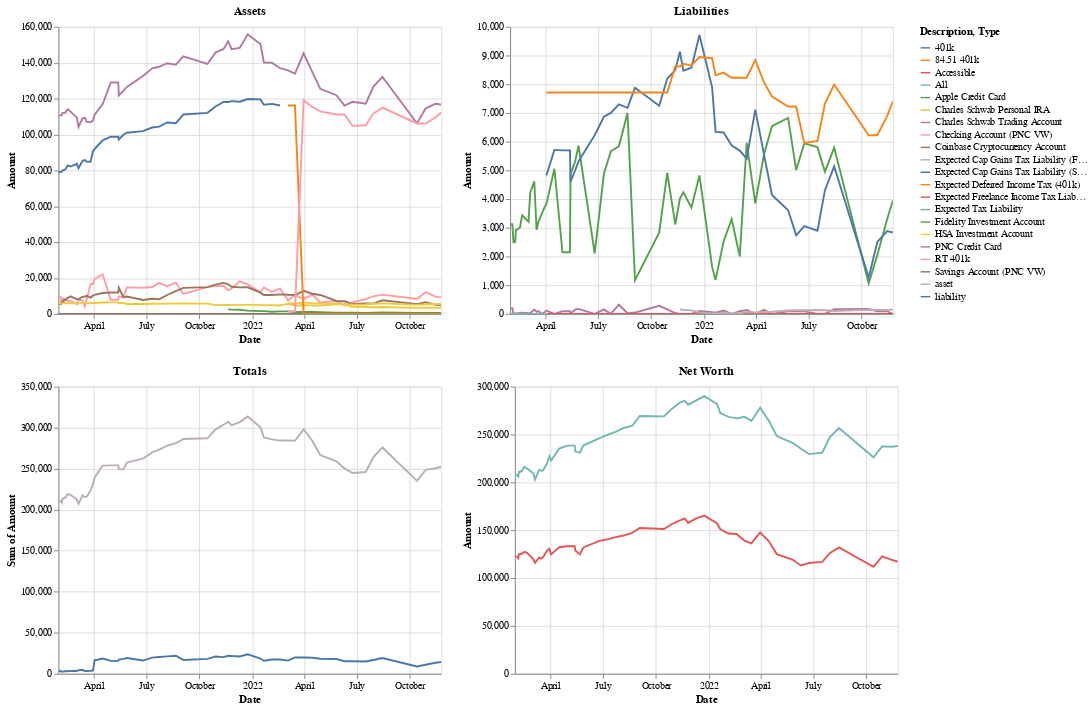

The notebook cell this image was saved under:
### Code cell
make_charts()

### Figure 1 — Vega-Lite specification as saved in the notebook (floating-point values rounded to 4 significant figures; data arrays with more than 128 entries replaced by an {"elided": "..."} marker saying what was removed)
{"config": {"view": {"continuousWidth": 400, "continuousHeight": 300}}, "vconcat": [{"hconcat": [{"data": {"name": "data-cbfdd1b6a57fd66f256d31eef2dff497"}, "mark": "line", "encoding": {"color": {"field": "Description", "type": "nominal"}, "tooltip": [{"field": "Description", "type": "nominal"}, {"field": "Amount", "type": "quantitative"}], "x": {"field": "Date", "type": "temporal"}, "y": {"field": "Amount", "type": "quantitative"}}, "selection": {"selector004": {"type": "interval", "bind": "scales", "encodings": ["x", "y"]}}, "title": "Assets"}, {"data": {"name": "data-301e21583d4b16f34cf0bf5ab87e9a09"}, "mark": "line", "encoding": {"color": {"field": "Description", "type": "nominal"}, "tooltip": [{"field": "Description", "type": "nominal"}, {"field": "Amount", "type": "quantitative"}], "x": {"field": "Date", "type": "temporal"}, "y": {"field": "Amount", "type": "quantitative"}}, "selection": {"selector005": {"type": "interval", "bind": "scales", "encodings": ["x", "y"]}}, "title": "Liabilities"}]}, {"hconcat": [{"data": {"name": "data-264f2033c1bee7a2425c3ef024e71af6"}, "mark": "line", "encoding": {"color": {"field": "Type", "type": "nominal"}, "x": {"field": "Date", "type": "temporal"}, "y": {"aggregate": "sum", "field": "Amount", "type": "quantitative"}}, "selection": {"selector006": {"type": "interval", "bind": "scales", "encodings": ["x", "y"]}}, "title": "Totals"}, {"data": {"name": "data-727aec063453b518c120fba619a050a8"}, "mark": "line", "encoding": {"color": {"field": "Type", "type": "nominal"}, "x": {"field": "Date", "type": "temporal"}, "y": {"field": "Amount", "type": "quantitative"}}, "title": "Net Worth"}]}], "$schema": "https://vega.github.io/schema/vega-lite/v4.17.0.json", "datasets": {"data-cbfdd1b6a57fd66f256d31eef2dff497": {"elided": "407 records"}, "data-301e21583d4b16f34cf0bf5ab87e9a09": {"elided": "278 records"}, "data-264f2033c1bee7a2425c3ef024e71af6": {"elided": "685 records"}, "data-727aec063453b518c120fba619a050a8": [{"Date": "2021-01-29T00:00:00", "Amount_asset": 210600.0, "Amount_liability": 3318.0, "Amount": 207300.0, "Type": "All", "Amount_net": null, "Amount_inaccessible": null}, {"Date": "2021-01-31T00:00:00", "Amount_asset": 210600.0, "Amount_liability": 3318.0, "Amount": 207300.0, "Type": "All", "Amount_net": null, "Amount_inaccessible": null}, {"Date": "2021-02-02T00:00:00", "Amount_asset": 210600.0, "Amount_liability": 3318.0, "Amount": 207300.0, "Type": "All", "Amount_net": null, "Amount_inaccessible": null}, {"Date": "2021-02-04T00:00:00", "Amount_asset": 208400.0, "Amount_liability": 2464.0, "Amount": 205900.0, "Type": "All", "Amount_net": null, "Amount_inaccessible": null}, {"Date": "2021-02-05T00:00:00", "Amount_asset": 213300.0, "Amount_liability": 2528.0, "Amount": 210800.0, "Type": "All", "Amount_net": null, "Amount_inaccessible": null}, {"Date": "2021-02-06T00:00:00", "Amount_asset": 213300.0, "Amount_liability": 2528.0, "Amount": 210800.0, "Type": "All", "Amount_net": null, "Amount_inaccessible": null}, {"Date": "2021-02-07T00:00:00", "Amount_asset": 213300.0, "Amount_liability": 2528.0, "Amount": 210800.0, "Type": "All", "Amount_net": null, "Amount_inaccessible": null}, {"Date": "2021-02-08T00:00:00", "Amount_asset": 214600.0, "Amount_liability": 2946.0, "Amount": 211600.0, "Type": "All", "Amount_net": null, "Amount_inaccessible": null}, {"Date": "2021-02-09T00:00:00", "Amount_asset": 214600.0, "Amount_liability": 2946.0, "Amount": 211600.0, "Type": "All", "Amount_net": null, "Amount_inaccessible": null}, {"Date": "2021-02-10T00:00:00", "Amount_asset": 214600.0, "Amount_liability": 2946.0, "Amount": 211600.0, "Type": "All", "Amount_net": null, "Amount_inaccessible": null}, {"Date": "2021-02-14T00:00:00", "Amount_asset": 219000.0, "Amount_liability": 3033.0, "Amount": 216000.0, "Type": "All", "Amount_net": null, "Amount_inaccessible": null}, {"Date": "2021-02-15T00:00:00", "Amount_asset": 219000.0, "Amount_liability": 3033.0, "Amount": 216000.0, "Type": "All", "Amount_net": null, "Amount_inaccessible": null}, {"Date": "2021-02-19T00:00:00", "Amount_asset": 217900.0, "Amount_liability": 3474.0, "Amount": 214500.0, "Type": "All", "Amount_net": null, "Amount_inaccessible": null}, {"Date": "2021-03-02T00:00:00", "Amount_asset": 212600.0, "Amount_liability": 3234.0, "Amount": 209400.0, "Type": "All", "Amount_net": null, "Amount_inaccessible": null}, {"Date": "2021-03-05T00:00:00", "Amount_asset": 207100.0, "Amount_liability": 4254.0, "Amount": 202800.0, "Type": "All", "Amount_net": null, "Amount_inaccessible": null}, {"Date": "2021-03-12T00:00:00", "Amount_asset": 217500.0, "Amount_liability": 4770.0, "Amount": 212800.0, "Type": "All", "Amount_net": null, "Amount_inaccessible": null}, {"Date": "2021-03-16T00:00:00", "Amount_asset": 215200.0, "Amount_liability": 3000.0, "Amount": 212200.0, "Type": "All", "Amount_net": null, "Amount_inaccessible": null}, {"Date": "2021-03-19T00:00:00", "Amount_asset": 215800.0, "Amount_liability": 3291.0, "Amount": 212500.0, "Type": "All", "Amount_net": null, "Amount_inaccessible": null}, {"Date": "2021-03-26T00:00:00", "Amount_asset": 223300.0, "Amount_liability": 3537.0, "Amount": 219800.0, "Type": "All", "Amount_net": null, "Amount_inaccessible": null}, {"Date": "2021-03-30T00:00:00", "Amount_asset": 231000.0, "Amount_liability": 3780.0, "Amount": 227300.0, "Type": "All", "Amount_net": null, "Amount_inaccessible": null}, {"Date": "2021-04-02T00:00:00", "Amount_asset": 239200.0, "Amount_liability": 16460.0, "Amount": 222700.0, "Type": "All", "Amount_net": null, "Amount_inaccessible": null}, {"Date": "2021-04-16T00:00:00", "Amount_asset": 253700.0, "Amount_liability": 18480.0, "Amount": 235200.0, "Type": "All", "Amount_net": null, "Amount_inaccessible": null}, {"Date": "2021-04-30T00:00:00", "Amount_asset": 254000.0, "Amount_liability": 15650.0, "Amount": 238300.0, "Type": "All", "Amount_net": null, "Amount_inaccessible": null}, {"Date": "2021-05-13T00:00:00", "Amount_asset": 254000.0, "Amount_liability": 15650.0, "Amount": 238300.0, "Type": "All", "Amount_net": null, "Amount_inaccessible": null}, {"Date": "2021-05-14T00:00:00", "Amount_asset": 249300.0, "Amount_liability": 17190.0, "Amount": 232100.0, "Type": "All", "Amount_net": null, "Amount_inaccessible": null}, {"Date": "2021-05-22T00:00:00", "Amount_asset": 249100.0, "Amount_liability": 18180.0, "Amount": 230900.0, "Type": "All", "Amount_net": null, "Amount_inaccessible": null}, {"Date": "2021-05-28T00:00:00", "Amount_asset": 257500.0, "Amount_liability": 19070.0, "Amount": 238400.0, "Type": "All", "Amount_net": null, "Amount_inaccessible": null}, {"Date": "2021-06-25T00:00:00", "Amount_asset": 262200.0, "Amount_liability": 16040.0, "Amount": 246200.0, "Type": "All", "Amount_net": null, "Amount_inaccessible": null}, {"Date": "2021-07-11T00:00:00", "Amount_asset": 269800.0, "Amount_liability": 19620.0, "Amount": 250200.0, "Type": "All", "Amount_net": null, "Amount_inaccessible": null}, {"Date": "2021-07-23T00:00:00", "Amount_asset": 273100.0, "Amount_liability": 20380.0, "Amount": 252800.0, "Type": "All", "Amount_net": null, "Amount_inaccessible": null}, {"Date": "2021-08-06T00:00:00", "Amount_asset": 278000.0, "Amount_liability": 21170.0, "Amount": 256800.0, "Type": "All", "Amount_net": null, "Amount_inaccessible": null}, {"Date": "2021-08-21T00:00:00", "Amount_asset": 281000.0, "Amount_liability": 21910.0, "Amount": 259100.0, "Type": "All", "Amount_net": null, "Amount_inaccessible": null}, {"Date": "2021-09-03T00:00:00", "Amount_asset": 286100.0, "Amount_liability": 16810.0, "Amount": 269300.0, "Type": "All", "Amount_net": null, "Amount_inaccessible": null}, {"Date": "2021-10-15T00:00:00", "Amount_asset": 287000.0, "Amount_liability": 18070.0, "Amount": 268900.0, "Type": "All", "Amount_net": null, "Amount_inaccessible": null}, {"Date": "2021-10-29T00:00:00", "Amount_asset": 297900.0, "Amount_liability": 20970.0, "Amount": 277000.0, "Type": "All", "Amount_net": null, "Amount_inaccessible": null}, {"Date": "2021-11-12T00:00:00", "Amount_asset": 303600.0, "Amount_liability": 20250.0, "Amount": 283300.0, "Type": "All", "Amount_net": null, "Amount_inaccessible": null}, {"Date": "2021-11-20T00:00:00", "Amount_asset": 307100.0, "Amount_liability": 21920.0, "Amount": 285200.0, "Type": "All", "Amount_net": null, "Amount_inaccessible": null}, {"Date": "2021-11-26T00:00:00", "Amount_asset": 302700.0, "Amount_liability": 21550.0, "Amount": 281100.0, "Type": "All", "Amount_net": null, "Amount_inaccessible": null}, {"Date": "2021-12-10T00:00:00", "Amount_asset": 306700.0, "Amount_liability": 21050.0, "Amount": 285600.0, "Type": "All", "Amount_net": null, "Amount_inaccessible": null}, {"Date": "2021-12-24T00:00:00", "Amount_asset": 313600.0, "Amount_liability": 23630.0, "Amount": 290000.0, "Type": "All", "Amount_net": null, "Amount_inaccessible": null}, {"Date": "2022-01-15T00:00:00", "Amount_asset": 300400.0, "Amount_liability": 18510.0, "Amount": 281900.0, "Type": "All", "Amount_net": null, "Amount_inaccessible": null}, {"Date": "2022-01-21T00:00:00", "Amount_asset": 288200.0, "Amount_liability": 15880.0, "Amount": 272300.0, "Type": "All", "Amount_net": null, "Amount_inaccessible": null}, {"Date": "2022-02-04T00:00:00", "Amount_asset": 285700.0, "Amount_liability": 17410.0, "Amount": 268300.0, "Type": "All", "Amount_net": null, "Amount_inaccessible": null}, {"Date": "2022-02-18T00:00:00", "Amount_asset": 284200.0, "Amount_liability": 17400.0, "Amount": 266800.0, "Type": "All", "Amount_net": null, "Amount_inaccessible": null}, {"Date": "2022-03-04T00:00:00", "Amount_asset": 284400.0, "Amount_liability": 16020.0, "Amount": 268400.0, "Type": "All", "Amount_net": null, "Amount_inaccessible": null}, {"Date": "2022-03-16T00:00:00", "Amount_asset": 284000.0, "Amount_liability": 19790.0, "Amount": 264200.0, "Type": "All", "Amount_net": null, "Amount_inaccessible": null}, {"Date": "2022-03-31T00:00:00", "Amount_asset": 297800.0, "Amount_liability": 19850.0, "Amount": 278000.0, "Type": "All", "Amount_net": null, "Amount_inaccessible": null}, {"Date": "2022-04-15T00:00:00", "Amount_asset": 284000.0, "Amount_liability": 19390.0, "Amount": 264600.0, "Type": "All", "Amount_net": null, "Amount_inaccessible": null}, {"Date": "2022-04-29T00:00:00", "Amount_asset": 266600.0, "Amount_liability": 18320.0, "Amount": 248300.0, "Type": "All", "Amount_net": null, "Amount_inaccessible": null}, {"Date": "2022-05-27T00:00:00", "Amount_asset": 258900.0, "Amount_liability": 17880.0, "Amount": 241000.0, "Type": "All", "Amount_net": null, "Amount_inaccessible": null}, {"Date": "2022-06-10T00:00:00", "Amount_asset": 250300.0, "Amount_liability": 15190.0, "Amount": 235100.0, "Type": "All", "Amount_net": null, "Amount_inaccessible": null}, {"Date": "2022-06-24T00:00:00", "Amount_asset": 244700.0, "Amount_liability": 15170.0, "Amount": 229500.0, "Type": "All", "Amount_net": null, "Amount_inaccessible": null}, {"Date": "2022-07-17T00:00:00", "Amount_asset": 245900.0, "Amount_liability": 14870.0, "Amount": 231000.0, "Type": "All", "Amount_net": null, "Amount_inaccessible": null}, {"Date": "2022-07-30T00:00:00", "Amount_asset": 263700.0, "Amount_liability": 16720.0, "Amount": 247000.0, "Type": "All", "Amount_net": null, "Amount_inaccessible": null}, {"Date": "2022-08-15T00:00:00", "Amount_asset": 275900.0, "Amount_liability": 19180.0, "Amount": 256700.0, "Type": "All", "Amount_net": null, "Amount_inaccessible": null}, {"Date": "2022-10-14T00:00:00", "Amount_asset": 235000.0, "Amount_liability": 8857.0, "Amount": 226200.0, "Type": "All", "Amount_net": null, "Amount_inaccessible": null}, {"Date": "2022-10-29T00:00:00", "Amount_asset": 248600.0, "Amount_liability": 11010.0, "Amount": 237600.0, "Type": "All", "Amount_net": null, "Amount_inaccessible": null}, {"Date": "2022-11-15T00:00:00", "Amount_asset": 250500.0, "Amount_liability": 13300.0, "Amount": 237200.0, "Type": "All", "Amount_net": null, "Amount_inaccessible": null}, {"Date": "2022-11-25T00:00:00", "Amount_asset": 252300.0, "Amount_liability": 14340.0, "Amount": 238000.0, "Type": "All", "Amount_net": null, "Amount_inaccessible": null}, {"Date": "2021-01-29T00:00:00", "Amount_asset": 210600.0, "Amount_liability": 3318.0, "Amount": 122400.0, "Type": "Accessible", "Amount_net": 207300.0, "Amount_inaccessible": 84930.0}, {"Date": "2021-01-31T00:00:00", "Amount_asset": 210600.0, "Amount_liability": 3318.0, "Amount": 122400.0, "Type": "Accessible", "Amount_net": 207300.0, "Amount_inaccessible": 84930.0}, {"Date": "2021-02-02T00:00:00", "Amount_asset": 210600.0, "Amount_liability": 3318.0, "Amount": 122400.0, "Type": "Accessible", "Amount_net": 207300.0, "Amount_inaccessible": 84930.0}, {"Date": "2021-02-04T00:00:00", "Amount_asset": 208400.0, "Amount_liability": 2464.0, "Amount": 120700.0, "Type": "Accessible", "Amount_net": 205900.0, "Amount_inaccessible": 85170.0}, {"Date": "2021-02-05T00:00:00", "Amount_asset": 213300.0, "Amount_liability": 2528.0, "Amount": 124900.0, "Type": "Accessible", "Amount_net": 210800.0, "Amount_inaccessible": 85870.0}, {"Date": "2021-02-06T00:00:00", "Amount_asset": 213300.0, "Amount_liability": 2528.0, "Amount": 124900.0, "Type": "Accessible", "Amount_net": 210800.0, "Amount_inaccessible": 85870.0}, {"Date": "2021-02-07T00:00:00", "Amount_asset": 213300.0, "Amount_liability": 2528.0, "Amount": 124900.0, "Type": "Accessible", "Amount_net": 210800.0, "Amount_inaccessible": 85870.0}, {"Date": "2021-02-08T00:00:00", "Amount_asset": 214600.0, "Amount_liability": 2946.0, "Amount": 125300.0, "Type": "Accessible", "Amount_net": 211600.0, "Amount_inaccessible": 86320.0}, {"Date": "2021-02-09T00:00:00", "Amount_asset": 214600.0, "Amount_liability": 2946.0, "Amount": 125300.0, "Type": "Accessible", "Amount_net": 211600.0, "Amount_inaccessible": 86320.0}, {"Date": "2021-02-10T00:00:00", "Amount_asset": 214600.0, "Amount_liability": 2946.0, "Amount": 125300.0, "Type": "Accessible", "Amount_net": 211600.0, "Amount_inaccessible": 86320.0}, {"Date": "2021-02-14T00:00:00", "Amount_asset": 219000.0, "Amount_liability": 3033.0, "Amount": 127300.0, "Type": "Accessible", "Amount_net": 216000.0, "Amount_inaccessible": 88680.0}, {"Date": "2021-02-15T00:00:00", "Amount_asset": 219000.0, "Amount_liability": 3033.0, "Amount": 127300.0, "Type": "Accessible", "Amount_net": 216000.0, "Amount_inaccessible": 88680.0}, {"Date": "2021-02-19T00:00:00", "Amount_asset": 217900.0, "Amount_liability": 3474.0, "Amount": 126400.0, "Type": "Accessible", "Amount_net": 214500.0, "Amount_inaccessible": 88090.0}, {"Date": "2021-03-02T00:00:00", "Amount_asset": 212600.0, "Amount_liability": 3234.0, "Amount": 119800.0, "Type": "Accessible", "Amount_net": 209400.0, "Amount_inaccessible": 89580.0}, {"Date": "2021-03-05T00:00:00", "Amount_asset": 207100.0, "Amount_liability": 4254.0, "Amount": 115900.0, "Type": "Accessible", "Amount_net": 202800.0, "Amount_inaccessible": 86940.0}, {"Date": "2021-03-12T00:00:00", "Amount_asset": 217500.0, "Amount_liability": 4770.0, "Amount": 121500.0, "Type": "Accessible", "Amount_net": 212800.0, "Amount_inaccessible": 91300.0}, {"Date": "2021-03-16T00:00:00", "Amount_asset": 215200.0, "Amount_liability": 3000.0, "Amount": 120300.0, "Type": "Accessible", "Amount_net": 212200.0, "Amount_inaccessible": 91830.0}, {"Date": "2021-03-19T00:00:00", "Amount_asset": 215800.0, "Amount_liability": 3291.0, "Amount": 121700.0, "Type": "Accessible", "Amount_net": 212500.0, "Amount_inaccessible": 90830.0}, {"Date": "2021-03-26T00:00:00", "Amount_asset": 223300.0, "Amount_liability": 3537.0, "Amount": 129000.0, "Type": "Accessible", "Amount_net": 219800.0, "Amount_inaccessible": 90790.0}, {"Date": "2021-03-30T00:00:00", "Amount_asset": 231000.0, "Amount_liability": 3780.0, "Amount": 130600.0, "Type": "Accessible", "Amount_net": 227300.0, "Amount_inaccessible": 96610.0}, {"Date": "2021-04-02T00:00:00", "Amount_asset": 239200.0, "Amount_liability": 16460.0, "Amount": 124700.0, "Type": "Accessible", "Amount_net": 222700.0, "Amount_inaccessible": 98030.0}, {"Date": "2021-04-16T00:00:00", "Amount_asset": 253700.0, "Amount_liability": 18480.0, "Amount": 132100.0, "Type": "Accessible", "Amount_net": 235200.0, "Amount_inaccessible": 103100.0}, {"Date": "2021-04-30T00:00:00", "Amount_asset": 254000.0, "Amount_liability": 15650.0, "Amount": 133200.0, "Type": "Accessible", "Amount_net": 238300.0, "Amount_inaccessible": 105200.0}, {"Date": "2021-05-13T00:00:00", "Amount_asset": 254000.0, "Amount_liability": 15650.0, "Amount": 133200.0, "Type": "Accessible", "Amount_net": 238300.0, "Amount_inaccessible": 105200.0}, {"Date": "2021-05-14T00:00:00", "Amount_asset": 249300.0, "Amount_liability": 17190.0, "Amount": 128900.0, "Type": "Accessible", "Amount_net": 232100.0, "Amount_inaccessible": 103300.0}, {"Date": "2021-05-22T00:00:00", "Amount_asset": 249100.0, "Amount_liability": 18180.0, "Amount": 125000.0, "Type": "Accessible", "Amount_net": 230900.0, "Amount_inaccessible": 106000.0}, {"Date": "2021-05-28T00:00:00", "Amount_asset": 257500.0, "Amount_liability": 19070.0, "Amount": 131900.0, "Type": "Accessible", "Amount_net": 238400.0, "Amount_inaccessible": 106500.0}, {"Date": "2021-06-25T00:00:00", "Amount_asset": 262200.0, "Amount_liability": 16040.0, "Amount": 138800.0, "Type": "Accessible", "Amount_net": 246200.0, "Amount_inaccessible": 107400.0}, {"Date": "2021-07-11T00:00:00", "Amount_asset": 269800.0, "Amount_liability": 19620.0, "Amount": 140700.0, "Type": "Accessible", "Amount_net": 250200.0, "Amount_inaccessible": 109500.0}, {"Date": "2021-07-23T00:00:00", "Amount_asset": 273100.0, "Amount_liability": 20380.0, "Amount": 142800.0, "Type": "Accessible", "Amount_net": 252800.0, "Amount_inaccessible": 110000.0}, {"Date": "2021-08-06T00:00:00", "Amount_asset": 278000.0, "Amount_liability": 21170.0, "Amount": 144400.0, "Type": "Accessible", "Amount_net": 256800.0, "Amount_inaccessible": 112400.0}, {"Date": "2021-08-21T00:00:00", "Amount_asset": 281000.0, "Amount_liability": 21910.0, "Amount": 147100.0, "Type": "Accessible", "Amount_net": 259100.0, "Amount_inaccessible": 112000.0}, {"Date": "2021-09-03T00:00:00", "Amount_asset": 286100.0, "Amount_liability": 16810.0, "Amount": 152400.0, "Type": "Accessible", "Amount_net": 269300.0, "Amount_inaccessible": 116900.0}, {"Date": "2021-10-15T00:00:00", "Amount_asset": 287000.0, "Amount_liability": 18070.0, "Amount": 151200.0, "Type": "Accessible", "Amount_net": 268900.0, "Amount_inaccessible": 117700.0}, {"Date": "2021-10-29T00:00:00", "Amount_asset": 297900.0, "Amount_liability": 20970.0, "Amount": 156500.0, "Type": "Accessible", "Amount_net": 277000.0, "Amount_inaccessible": 120500.0}, {"Date": "2021-11-12T00:00:00", "Amount_asset": 303600.0, "Amount_liability": 20250.0, "Amount": 160300.0, "Type": "Accessible", "Amount_net": 283300.0, "Amount_inaccessible": 123000.0}, {"Date": "2021-11-20T00:00:00", "Amount_asset": 307100.0, "Amount_liability": 21920.0, "Amount": 162200.0, "Type": "Accessible", "Amount_net": 285200.0, "Amount_inaccessible": 123000.0}, {"Date": "2021-11-26T00:00:00", "Amount_asset": 302700.0, "Amount_liability": 21550.0, "Amount": 157500.0, "Type": "Accessible", "Amount_net": 281100.0, "Amount_inaccessible": 123600.0}, {"Date": "2021-12-10T00:00:00", "Amount_asset": 306700.0, "Amount_liability": 21050.0, "Amount": 162400.0, "Type": "Accessible", "Amount_net": 285600.0, "Amount_inaccessible": 123300.0}, {"Date": "2021-12-24T00:00:00", "Amount_asset": 313600.0, "Amount_liability": 23630.0, "Amount": 165200.0, "Type": "Accessible", "Amount_net": 290000.0, "Amount_inaccessible": 124800.0}, {"Date": "2022-01-15T00:00:00", "Amount_asset": 300400.0, "Amount_liability": 18510.0, "Amount": 157300.0, "Type": "Accessible", "Amount_net": 281900.0, "Amount_inaccessible": 124500.0}, {"Date": "2022-01-21T00:00:00", "Amount_asset": 288200.0, "Amount_liability": 15880.0, "Amount": 151000.0, "Type": "Accessible", "Amount_net": 272300.0, "Amount_inaccessible": 121300.0}, {"Date": "2022-02-04T00:00:00", "Amount_asset": 285700.0, "Amount_liability": 17410.0, "Amount": 146500.0, "Type": "Accessible", "Amount_net": 268300.0, "Amount_inaccessible": 121800.0}, {"Date": "2022-02-18T00:00:00", "Amount_asset": 284200.0, "Amount_liability": 17400.0, "Amount": 146000.0, "Type": "Accessible", "Amount_net": 266800.0, "Amount_inaccessible": 120800.0}, {"Date": "2022-03-04T00:00:00", "Amount_asset": 284400.0, "Amount_liability": 16020.0, "Amount": 139200.0, "Type": "Accessible", "Amount_net": 268400.0, "Amount_inaccessible": 129300.0}, {"Date": "2022-03-16T00:00:00", "Amount_asset": 284000.0, "Amount_liability": 19790.0, "Amount": 136200.0, "Type": "Accessible", "Amount_net": 264200.0, "Amount_inaccessible": 128000.0}, {"Date": "2022-03-31T00:00:00", "Amount_asset": 297800.0, "Amount_liability": 19850.0, "Amount": 147600.0, "Type": "Accessible", "Amount_net": 278000.0, "Amount_inaccessible": 130400.0}, {"Date": "2022-04-15T00:00:00", "Amount_asset": 284000.0, "Amount_liability": 19390.0, "Amount": 138600.0, "Type": "Accessible", "Amount_net": 264600.0, "Amount_inaccessible": 126000.0}, {"Date": "2022-04-29T00:00:00", "Amount_asset": 266600.0, "Amount_liability": 18320.0, "Amount": 125000.0, "Type": "Accessible", "Amount_net": 248300.0, "Amount_inaccessible": 123300.0}, {"Date": "2022-05-27T00:00:00", "Amount_asset": 258900.0, "Amount_liability": 17880.0, "Amount": 119000.0, "Type": "Accessible", "Amount_net": 241000.0, "Amount_inaccessible": 122000.0}, {"Date": "2022-06-10T00:00:00", "Amount_asset": 250300.0, "Amount_liability": 15190.0, "Amount": 113100.0, "Type": "Accessible", "Amount_net": 235100.0, "Amount_inaccessible": 121900.0}, {"Date": "2022-06-24T00:00:00", "Amount_asset": 244700.0, "Amount_liability": 15170.0, "Amount": 115700.0, "Type": "Accessible", "Amount_net": 229500.0, "Amount_inaccessible": 113900.0}, {"Date": "2022-07-17T00:00:00", "Amount_asset": 245900.0, "Amount_liability": 14870.0, "Amount": 116800.0, "Type": "Accessible", "Amount_net": 231000.0, "Amount_inaccessible": 114200.0}, {"Date": "2022-07-30T00:00:00", "Amount_asset": 263700.0, "Amount_liability": 16720.0, "Amount": 126000.0, "Type": "Accessible", "Amount_net": 247000.0, "Amount_inaccessible": 121000.0}, {"Date": "2022-08-15T00:00:00", "Amount_asset": 275900.0, "Amount_liability": 19180.0, "Amount": 132000.0, "Type": "Accessible", "Amount_net": 256700.0, "Amount_inaccessible": 124700.0}, {"Date": "2022-10-14T00:00:00", "Amount_asset": 235000.0, "Amount_liability": 8857.0, "Amount": 111700.0, "Type": "Accessible", "Amount_net": 226200.0, "Amount_inaccessible": 114500.0}, {"Date": "2022-10-29T00:00:00", "Amount_asset": 248600.0, "Amount_liability": 11010.0, "Amount": 122700.0, "Type": "Accessible", "Amount_net": 237600.0, "Amount_inaccessible": 114900.0}, {"Date": "2022-11-15T00:00:00", "Amount_asset": 250500.0, "Amount_liability": 13300.0, "Amount": 118900.0, "Type": "Accessible", "Amount_net": 237200.0, "Amount_inaccessible": 118200.0}, {"Date": "2022-11-25T00:00:00", "Amount_asset": 252300.0, "Amount_liability": 14340.0, "Amount": 117000.0, "Type": "Accessible", "Amount_net": 238000.0, "Amount_inaccessible": 121000.0}]}}
